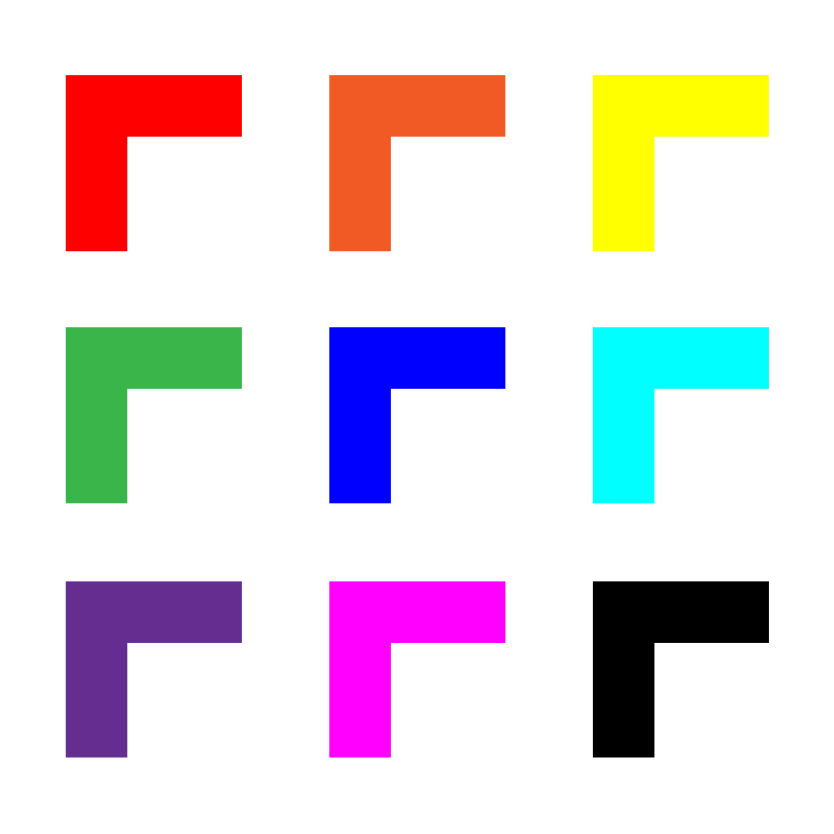
#> input picture test_images/shapes_opencv-05.png, 3334 x 3334 px, found by its file name (shown at 1/4 size)
$ python corners.py
#> lines starting #> are read from the running program, lines starting #| are printed output that depends on the picture; after the words box and inside, x2 and y2 are one past the last pixel; in counts of white or black regions, pixels touching at a corner belong together
import cv2
import numpy as np

#img = cv2.imread("/home/pi/Desktop/opencv_practice/shapes_opencv-06.png")
img = cv2.imread("/Users/jessepelzar/Desktop/opencv_practice/shapes_opencv-05.png")
#> img is the input picture: shape (3334, 3334, 3); mean B, G, R 222.2, 217.2, 225.9

img = cv2.resize(img, (500,800))
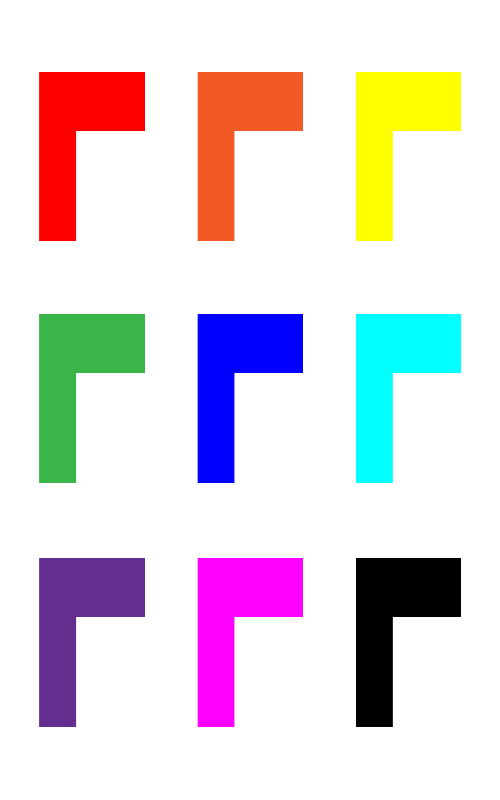
#> img: shape (800, 500, 3); mean B, G, R 222.2, 217.3, 226
#cv2.imshow('image',img)
gray = cv2.cvtColor(img, cv2.COLOR_BGR2GRAY)
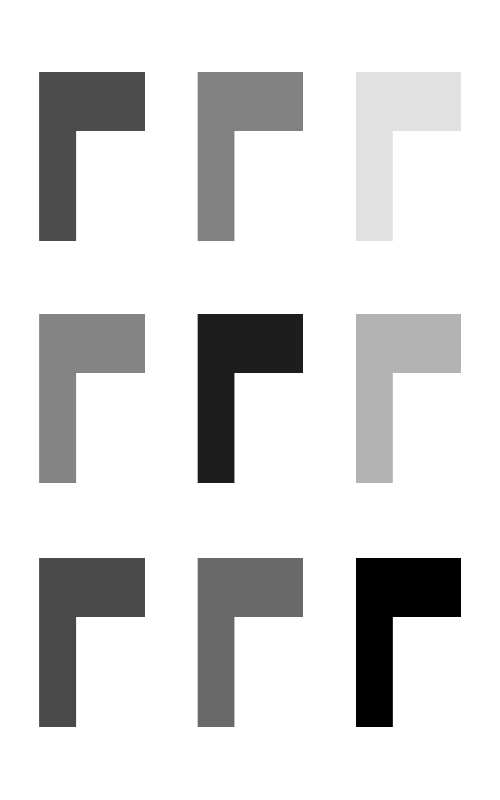
#> gray: shape (800, 500); min 0, max 255, mean 220.4
gray = np.float32(gray)

#(on what, how many up to, image quality, minimum distance)
corners = cv2.goodFeaturesToTrack(gray, 100, 0.01, 10)
#> corners = 54 rows, first 8: [356, 726], [460, 616], [460, 558], [356, 558], [393, 617], [391, 725], [302, 372], [302, 314]
corners = np.int0(corners)

for corner in corners:
    x, y = corner.ravel()
    cv2.circle(img, (x,y), 3, 255, -1)
#> this loop made 54 passes
#> (x, y) on passes 1 to 12: (356, 726), (460, 616), (460, 558), (356, 558), (393, 617), (391, 725), (302, 372), (302, 314), (198, 482), (198, 314), (233, 482), (235, 374)
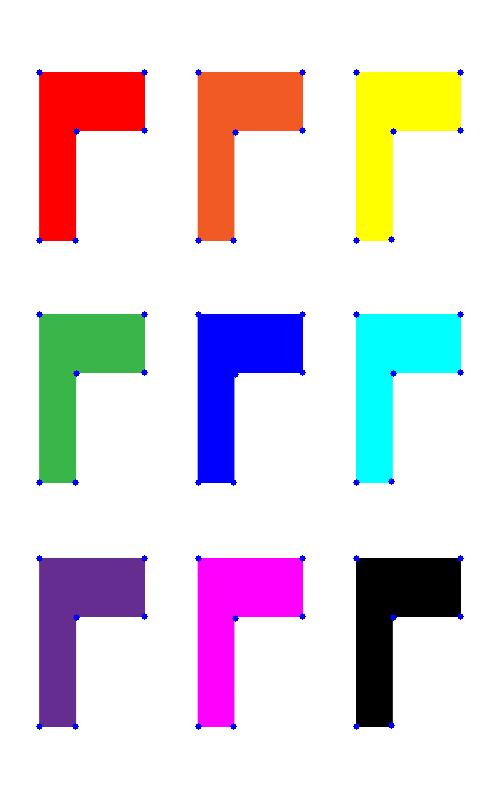
#> img: shape (800, 500, 3); 0.38% of pixels changed, all inside (x1, y1, x2, y2) = (36, 69, 464, 730)

cv2.imshow('corner', img)
cv2.imwrite( "/Users/jessepelzar/Desktop/opencv_practice/color_on_white.png", img );
cv2.waitKey(0)

$ run again, with test_images/shapes_opencv-06.png copied over test_images/shapes_opencv-05.png
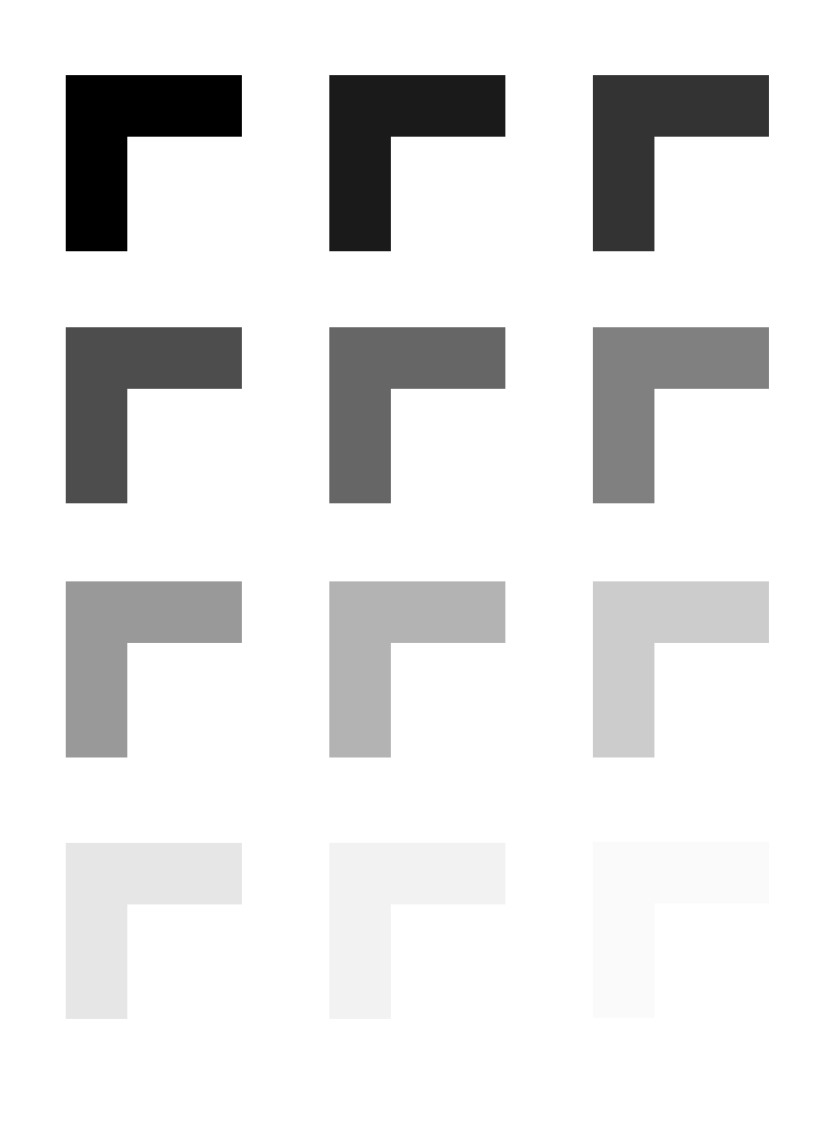
#> input picture test_images/shapes_opencv-06.png, 3334 x 4539 px, found by its file name (shown at 1/4 size)
#> img is the input picture: shape (4539, 3334, 3); min 0, max 255, mean 228.2
#> `img = cv2.resize(img, (500,800))`:
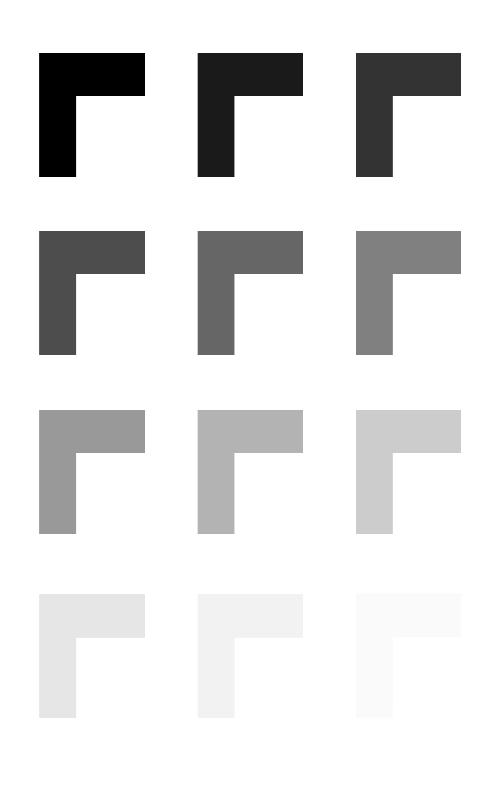
#> img: shape (800, 500, 3); min 0, max 255, mean 228.3
#> corners = 54 rows, first 8: [144, 95], [144, 53], [75, 176], [76, 96], [39, 176], [39, 53], [302, 95], [302, 53]
#> the loop `for corner in corners:` made 54 passes
#> after the loop `for corner in corners:`:
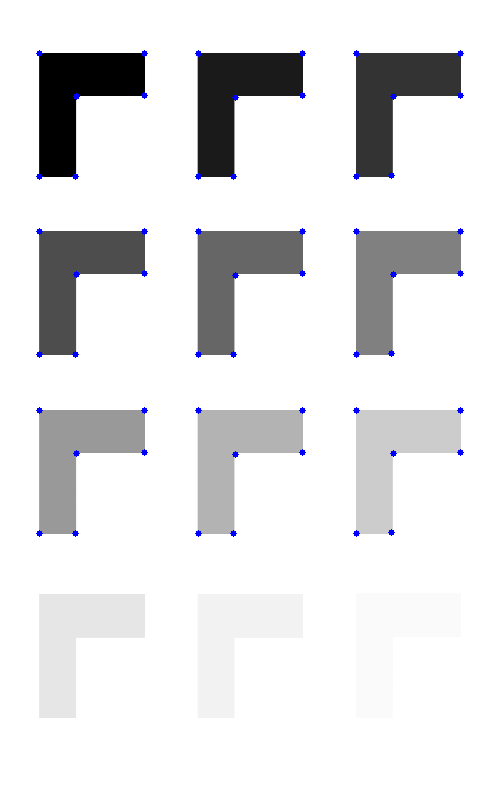
#> img: shape (800, 500, 3); 0.39% of pixels changed, all inside (x1, y1, x2, y2) = (36, 50, 464, 537)

$ run again, with test_images/shapes_opencv-01.png copied over test_images/shapes_opencv-05.png
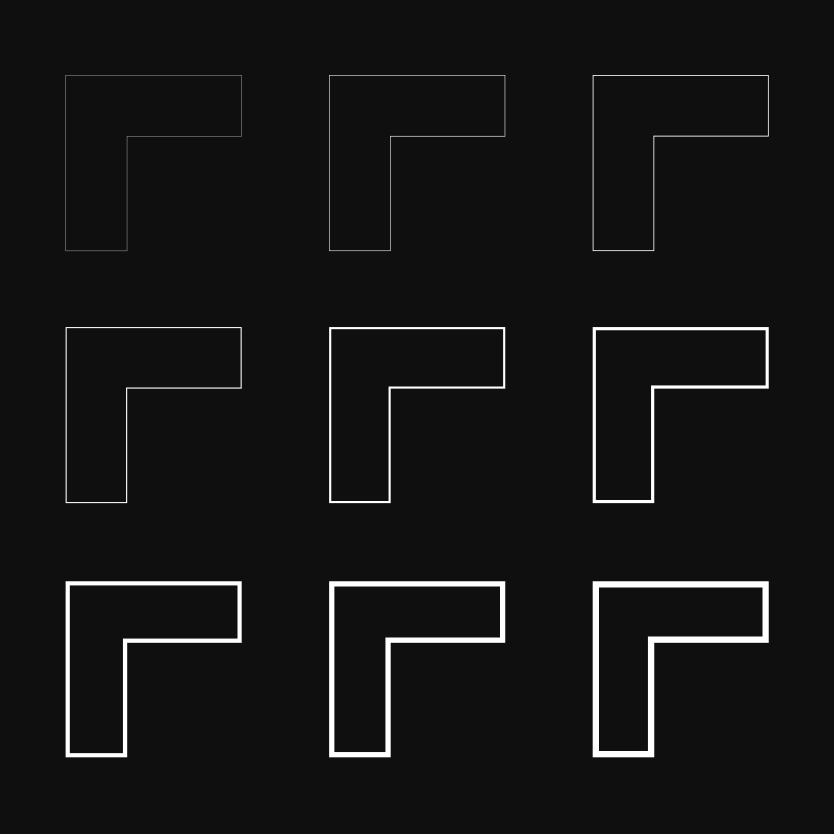
#> input picture test_images/shapes_opencv-01.png, 3334 x 3334 px, found by its file name (shown at 1/4 size)
#> img is the input picture: shape (3334, 3334, 3); min 15, max 255, mean 20.7
#> `img = cv2.resize(img, (500,800))`:
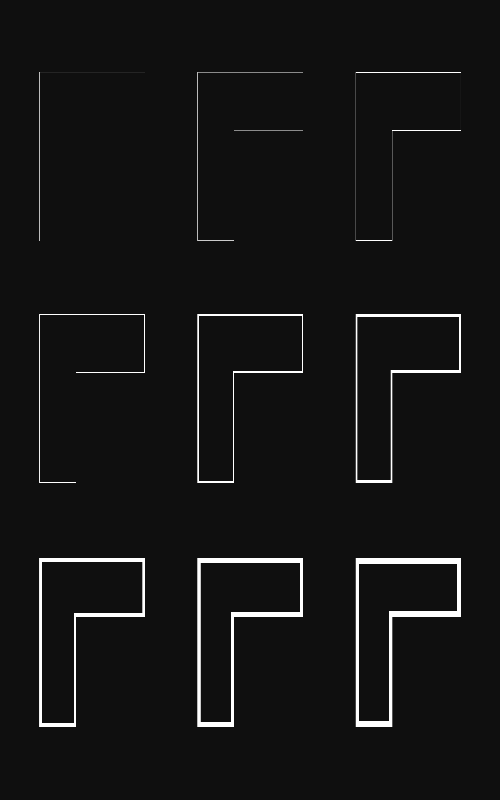
#> img: shape (800, 500, 3); min 15, max 255, mean 20.5
#> corners = 50 rows, first 8: [233, 482], [302, 372], [233, 371], [302, 314], [233, 726], [75, 726], [42, 722], [359, 720]
#> the loop `for corner in corners:` made 50 passes
#> after the loop `for corner in corners:`:
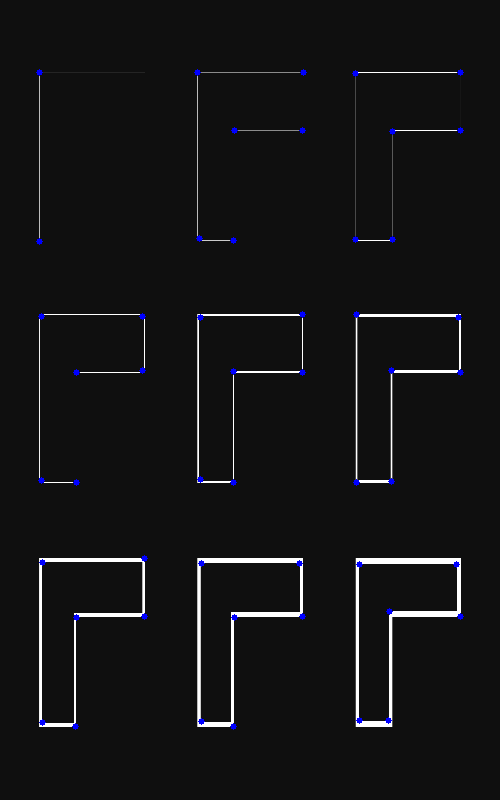
#> img: shape (800, 500, 3); 0.36% of pixels changed, all inside (x1, y1, x2, y2) = (36, 69, 464, 730)

$ run again, with test_images/shapes_opencv-02.png copied over test_images/shapes_opencv-05.png
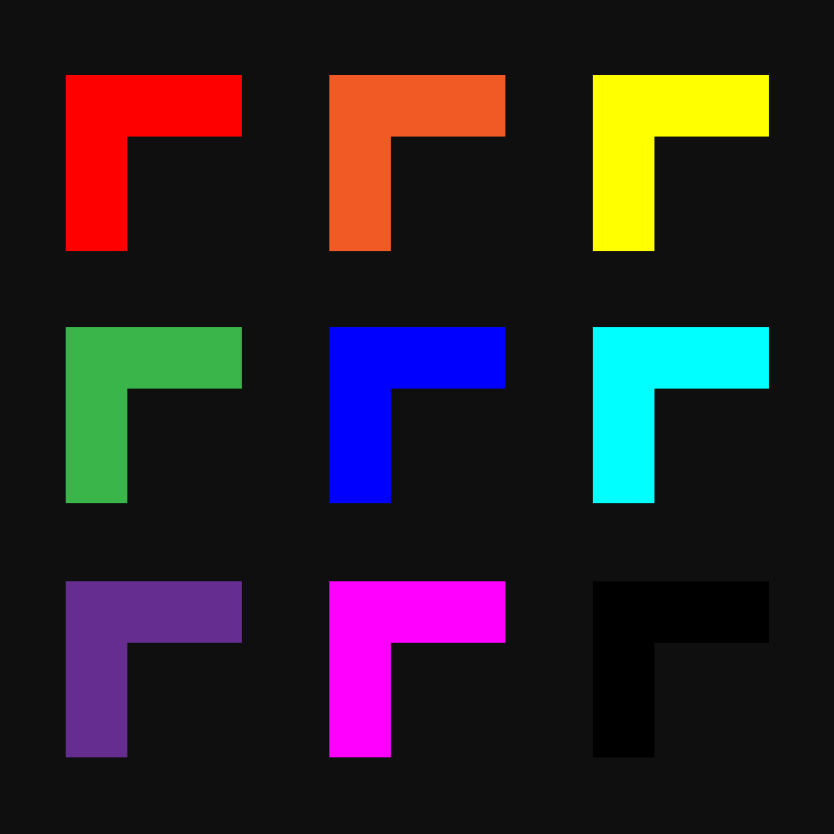
#> input picture test_images/shapes_opencv-02.png, 3334 x 3334 px, found by its file name (shown at 1/4 size)
#> img is the input picture: shape (3334, 3334, 3); mean B, G, R 37.8, 32.8, 41.5
#> `gray = cv2.cvtColor(img, cv2.COLOR_BGR2GRAY)`:
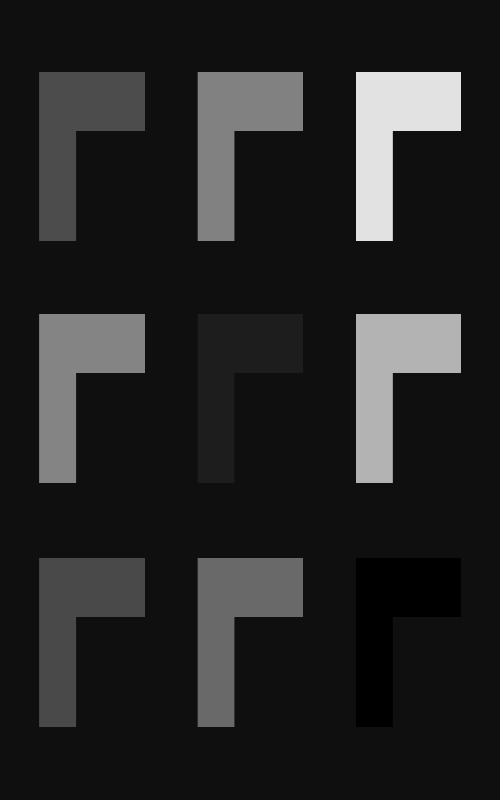
#> gray: shape (800, 500); min 0, max 226, mean 35.9
#> corners = 42 rows, first 8: [356, 240], [460, 130], [460, 72], [356, 72], [393, 131], [391, 239], [356, 482], [460, 372]
#> the loop `for corner in corners:` made 42 passes
#> after the loop `for corner in corners:`:
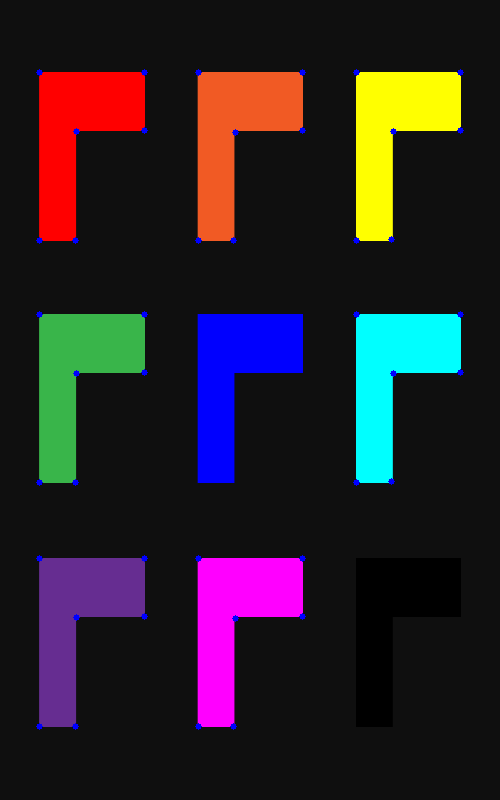
#> img: shape (800, 500, 3); mean B, G, R 38.3, 32.5, 41.2
